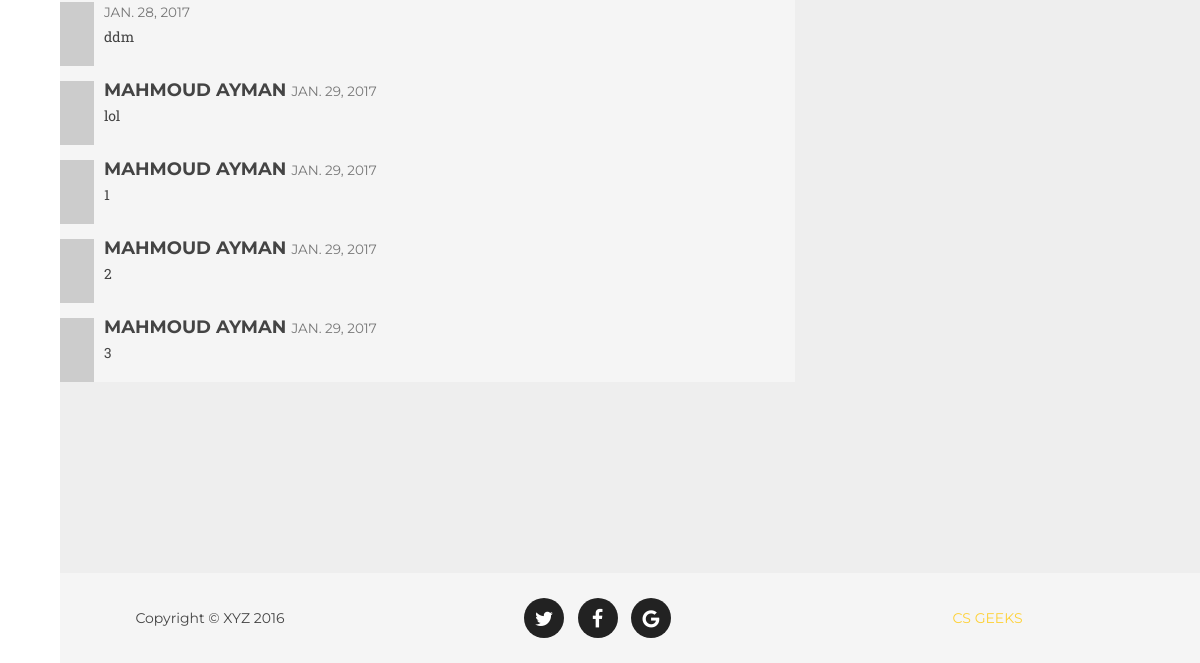
The app's page /courses/6/ (signed in, lower part), older data.
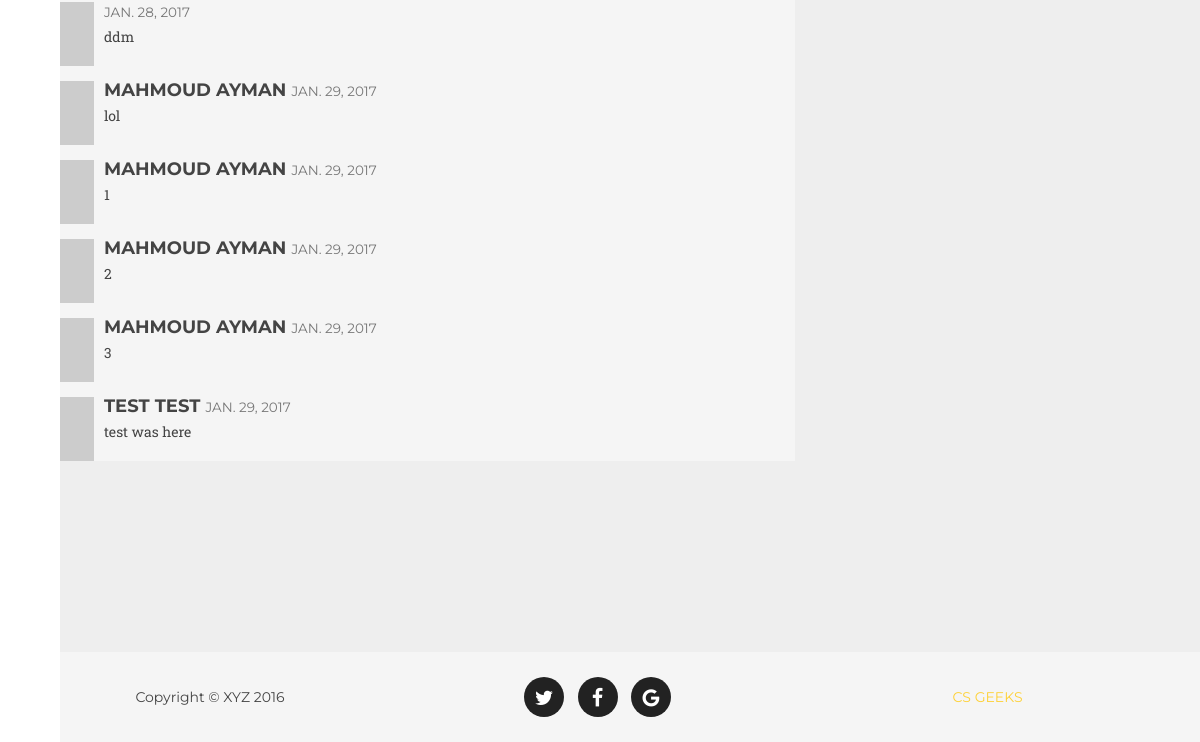
The same page, newer data.
### courses/models.py (models this page shows, shortened)
class Comment(models.Model):
    title=models.CharField(max_length=200, default="")
    content=models.TextField()
    date=models.DateField(auto_now_add=True)
    course=models.ForeignKey(Course, on_delete=models.CASCADE)

### courses/views.py (the view)
# urls.py: url(r'^(?P<course_id>[0-9]+)/$', views.getCourseAbout, name="about"),
def getCourseAbout (request, course_id):
	data =checkAuth(request)
	if(data!=False):
		name = Course.objects.get(pk=course_id).title
		Posts=Course.objects.get(pk=course_id).post_set.all()
		Notis=Course.objects.get(pk=course_id).notification_set.all()
		coms=Course.objects.get(pk=course_id).comment_set.all()
		context={'post':Posts, 'not':Notis,'com':coms,'cid':course_id}
		return render(request, "courses/about.html",context)
	else:
		return render(request, 'courses/form.html')

### courses/views.py (called while the page is built)
def checkAuth (request):
	try:
		m_id=request.session['member_id']
	except KeyError:
		return False
	return m_id

### courses/templates/courses/about.html (shortened to what this page needs)
{% load static %}
<!DOCTYPE html>
<html lang="en" class="no-js">
	<head>
 	        <link href="{% static 'courses/static/vendor/bootstrap/css/bootstrap.min.css'%}" rel="stylesheet">
 		<link rel="stylesheet" type="text/css" href="{% static 'courses/static/css/demo2.css'%}" />
		<link rel="stylesheet" type="text/css" href="{% static 'courses/static/css/component2.css'%}" />
		<link href="{% static 'courses/static/vendor/font-awesome/css/font-awesome.min.css'%}" rel="stylesheet" type="text/css">
    <link rel="stylesheet" type="text/css" href="{% static 'courses/static/css/normalize3.css'%}" />
	<link rel="stylesheet" type="text/css" href="{% static 'courses/static/css/demo3.css'%}" />
	<link rel="stylesheet" type="text/css" href="{% static 'courses/static/css/component3.css'%}" />
    <link href="{% static 'courses/static/css/agency.min.css'%}" rel="stylesheet">
	</head>
	<body style="background-color: #f5f5f5;">
		<div class="container" style=" width: 100%;">
			<ul id="gn-menu" class="gn-menu-main" style="z-index: 20;">
				<li class="gn-trigger">
					<nav class="gn-menu-wrapper">
						<div class="gn-scroller">
						</div>
					</nav>
				</li>
			</ul>
		</div>
		<div>
		    <section id="portfolio" class="bg-light-gray" style="padding-top: 55px;">
			    <div class="container" style="margin: 0 auto;">
			        <div class="row">
			            <div  class="col-lg-8" style="background-color:#f5f5f5">
			                {% for i in com%}
			                <div class="media">
			                    <a class="pull-left" href="#">
			                        <img class="media-object" src="http://placehold.it/64x64" alt="">
			                    </a>
			                    <div class="media-body">
			                        <h4 class="media-heading">{{i.title}}
			                            <small>{{i.date}}</small>
			                        </h4>
			                        {{i.content}}
			                    </div>
			                </div>
			                {%endfor%}
			            </div>
			        </div>
			        <hr>
			    </div>
		    </section>
		</div>
		<footer>
	        <div class="container">
	            <div class="row">
	                <div class="col-md-4">
	                    <span class="copyright">Copyright &copy; XYZ 2016</span>
	                </div>
	                <div class="col-md-4">
	                    <ul class="list-inline social-buttons">
	                        <li><a href="#"><i class="fa fa-twitter"></i></a>
	                        </li>
	                        <li><a href="#"><i class="fa fa-facebook"></i></a>
	                        </li>
	                        <li><a href="#"><i class="fa fa-google"></i></a>
	                        </li>
	                    </ul>
	                </div>
	                <div class="col-md-4">
	                    <ul class="list-inline quicklinks">
	                        <li><a href="#">CS GEEKS</a>
	                        </li>
	                    </ul>
	                </div>
	            </div>
	        </div>
    	</footer>
	</body>
</html>

Row changes from the older to the newer data that the page shows:
added Comment: title "TEST TEST", date "JAN. 29, 2017", content "test was here"
